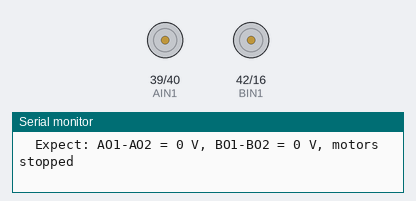
This sketch was run on a simulated ESP32-S3. Shown: motor-driver pin pairs drawn as motors (green arrow = first pin HIGH = forward, orange = second pin HIGH = backward, longer = more drive, scaled by the enable pin), the last lines printed to the serial monitor.

Above: at 1.6 s.
At 9.6 s:
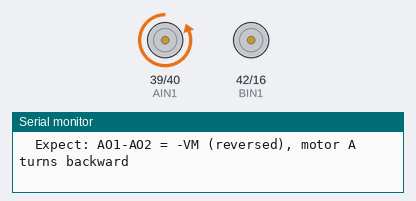
At 17.6 s:
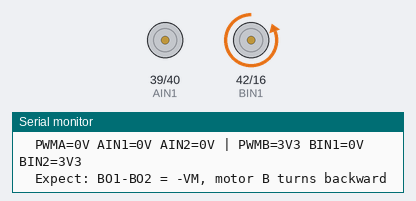
At 37.6 s:
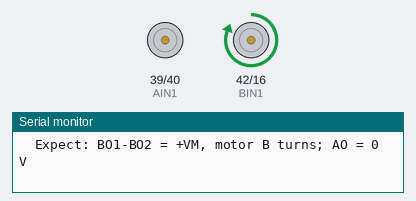
Timing chart, 0 to 39.1 s (numbered marks = the images above):
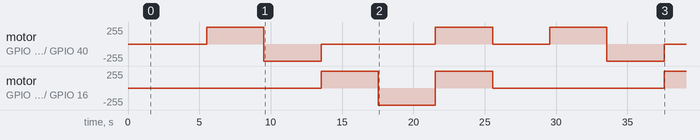

The sketch:

Test_TB6612.ino
```cpp
/*
  TB6612FNG BOARD TEST (no encoder needed) - Line Robot, MKE-K01 ESP32-S3
  ------------------------------------------------------------------
  Wiring:
    VM   <- battery (+) through a fuse      GND  <- battery (-) AND ESP32 GND (common GND REQUIRED)
    VCC  <- 3V3 ESP32                STBY <- 3V3 ESP32
    PWMA <- GPIO38  AIN1 <- GPIO39  AIN2 <- GPIO40   -> AO1/AO2: motor (or leave open to measure voltage)
    PWMB <- GPIO41  BIN1 <- GPIO42  BIN2 <- GPIO16   -> BO1/BO2: motor (or leave open)
  ESP32 powered from the USB cable. Serial Monitor 115200.

  The code repeats 6 steps, 4 SECONDS PER STEP (enough time to measure with a meter).
  Each step prints: which pins must be 3.3 V, which 0 V, and the AO1-AO2 / BO1-BO2 voltage you should measure.
*/
#include <Arduino.h>

#define PWMA 38
#define AIN1 39
#define AIN2 40
#define PWMB 41
#define BIN1 42
#define BIN2 16

struct Step { const char* name; int pa, a1, a2, pb, b1, b2; const char* expect; };
const Step STEPS[] = {
  {"1. ALL OFF",            0,0,0, 0,0,0, "AO1-AO2 = 0 V, BO1-BO2 = 0 V, motors stopped"},
  {"2. CHANNEL A FORWARD",    1,1,0, 0,0,0, "AO1-AO2 = +VM (~7-8 V), motor A turns; BO = 0 V"},
  {"3. CHANNEL A BACKWARD",    1,0,1, 0,0,0, "AO1-AO2 = -VM (reversed), motor A turns backward"},
  {"4. CHANNEL B FORWARD",    0,0,0, 1,1,0, "BO1-BO2 = +VM, motor B turns; AO = 0 V"},
  {"5. CHANNEL B BACKWARD",    0,0,0, 1,0,1, "BO1-BO2 = -VM, motor B turns backward"},
  {"6. BOTH FORWARD",    1,1,0, 1,1,0, "both channels = +VM, both motors turn"},
};

void apply(const Step& s) {
  digitalWrite(PWMA, s.pa); digitalWrite(AIN1, s.a1); digitalWrite(AIN2, s.a2);
  digitalWrite(PWMB, s.pb); digitalWrite(BIN1, s.b1); digitalWrite(BIN2, s.b2);
}

void setup() {
  Serial.begin(115200);
  delay(1500);
  int pins[] = {PWMA, AIN1, AIN2, PWMB, BIN1, BIN2};
  for (int p : pins) { pinMode(p, OUTPUT); digitalWrite(p, LOW); }
  Serial.println("\n=== TB6612 TEST: 4 s per step, meter BLACK probe on GND ===");
  Serial.println("Measure first: VM ~7-8 V, VCC = 3.3 V, STBY = 3.3 V.");
}

void loop() {
  for (const Step& s : STEPS) {
    apply(s);
    Serial.printf("\n%s\n  PWMA=%s AIN1=%s AIN2=%s | PWMB=%s BIN1=%s BIN2=%s\n  Expect: %s\n",
      s.name, s.pa ? "3V3" : "0V", s.a1 ? "3V3" : "0V", s.a2 ? "3V3" : "0V",
      s.pb ? "3V3" : "0V", s.b1 ? "3V3" : "0V", s.b2 ? "3V3" : "0V", s.expect);
    delay(4000);
  }
}
```

Measured:
- by itself, motor on GPIO 39 (AIN1) / GPIO 40 (AIN2): stopped → forward 255/255 at 5.5 s, → backward 255/255 4.0 s later, → stopped 4.0 s later, → forward 255/255 8.0 s later, … (8 changes in this stretch)
- by itself, motor on GPIO 42 (BIN1) / GPIO 16 (BIN2): stopped → forward 255/255 at 13.5 s, → backward 255/255 4.0 s later, → forward 255/255 4.0 s later, → stopped 4.0 s later, … (5 changes in this stretch)
